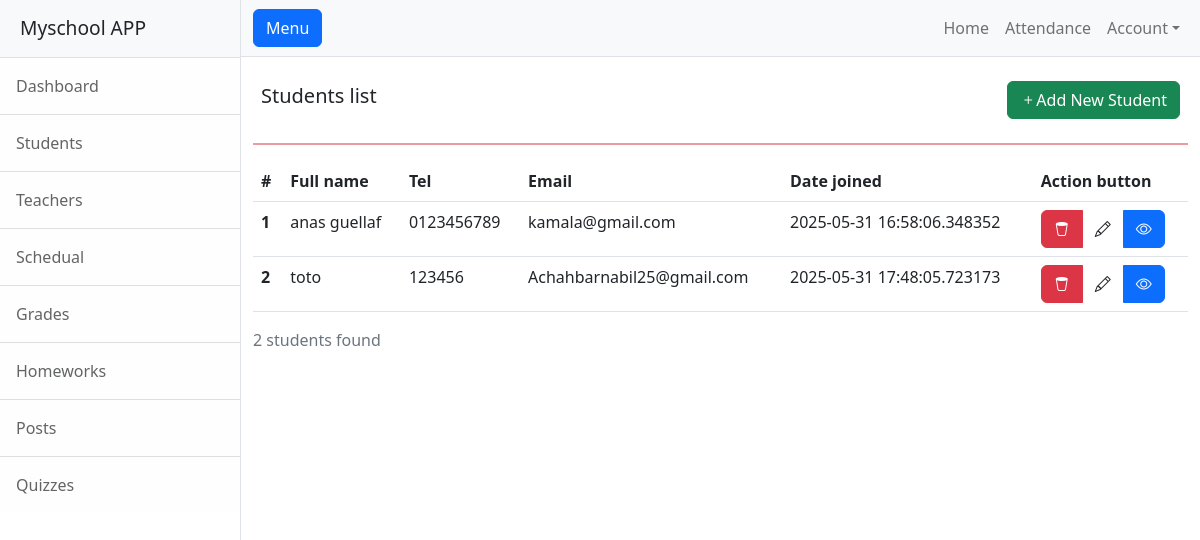
The page /student on the database as committed earlier.
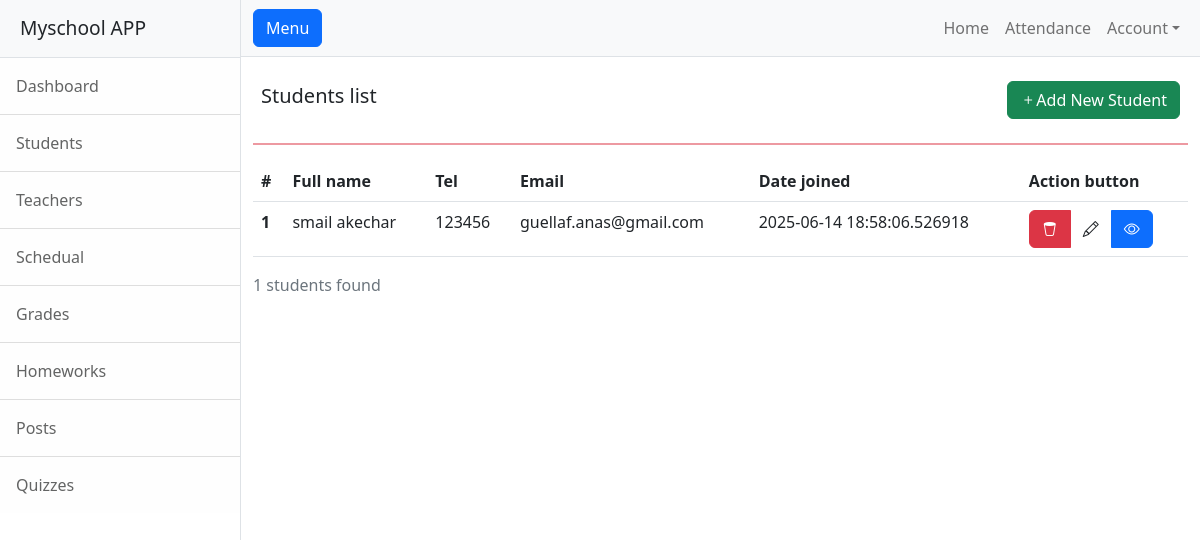
The same page on the database as committed later.
### app.py (models this page shows)
class Student(db.Model):
    fullname = CharField()
    tel = CharField()
    email = CharField(unique=True)
    joining_date = DateTimeField(default=datetime.now, formats='%Y-%m-%d %H:%M:%S')
    group = ForeignKeyField(Group, backref='students', null=True)
    class Meta:
        database = db

### app.py (the view)
@app.route("/student", methods=['GET', 'POST'])
def student_list():
    students = Student.select()
    counter = students.count()
    return render_template('student.html',students=students, counter = counter)

### templates/student.html (shortened to what this page needs)
{% extends "base.html" %}
{% block content %}
<div class="d-flex justify-content-between align-items-center p-2">
        <h5>Students list</h5>
        <a href="{{ url_for('add_student') }}" class="btn btn-success" type="submit"><i class="bi bi-plus"></i>Add New Student </a>
</div>
<hr class="border border-danger border-1 opacity-50">
<table class="table">
    <thead>
      <tr>
        <th scope="col">#</th>
        <th scope="col">Full name</th>
        <th scope="col">Tel</th>
        <th scope="col">Email</th>
        <th scope="col">Date joined</th>
        <th scope="col">Action button</th>
      </tr>
    </thead>
    <tbody>
      {% for student in students %}
       <tr>
        <th scope="row">{{ student.id }}</th>
        <td>{{ student.fullname }}</td>
        <td>{{ student.tel }}</td>
        <td>{{ student.email }}</td>
        <td>{{ student.joining_date }}</td>
        <td>
          <div class="btn-group" role="group" aria-label="action button group">
            <a href="{{ url_for('show_confirmation', student_id=student.id) }}" type="button" class="btn btn-danger"><i class="bi bi-trash2"></i></a>
            <a href="" type="button" class="btn btn-wanrning"><i class="bi bi-pencil"></i></a>
            <button href="" type="button" class="btn btn-primary" class="viewStudent" data-bs-toggle="modal" data-bs-target="#studentModal" data-name="{{ student.fullname }}" data-tel="{{ student.tel }}" data-email="{{ student.email }}" data-joining="{{ student.joining_date }}">
              <i class="bi bi-eye"></i>
            </button>
          </div>
        </td>
      </tr>
      {% endfor %}
    </tbody>
  </table>
<p class="text-muted">{{ counter }} students found</p>
{% endblock content %}

Rows that differ between the two databases and show on the page:
removed Student: id "2", fullname "toto", tel "123456", email "Achahbarnabil25@gmail.com", joining_date "2025-05-31 17:48:05.723173"
changed Student id 1: fullname "anas guellaf" → "smail akechar"; tel "0123456789" → "123456"; email "kamala@gmail.com" → "guellaf.anas@gmail.com"; joining_date "2025-05-31 16:58:06.348352" → "2025-06-14 18:58:06.526918"
Other text that changed with them:
{{ counter }}: "2" → "1"
